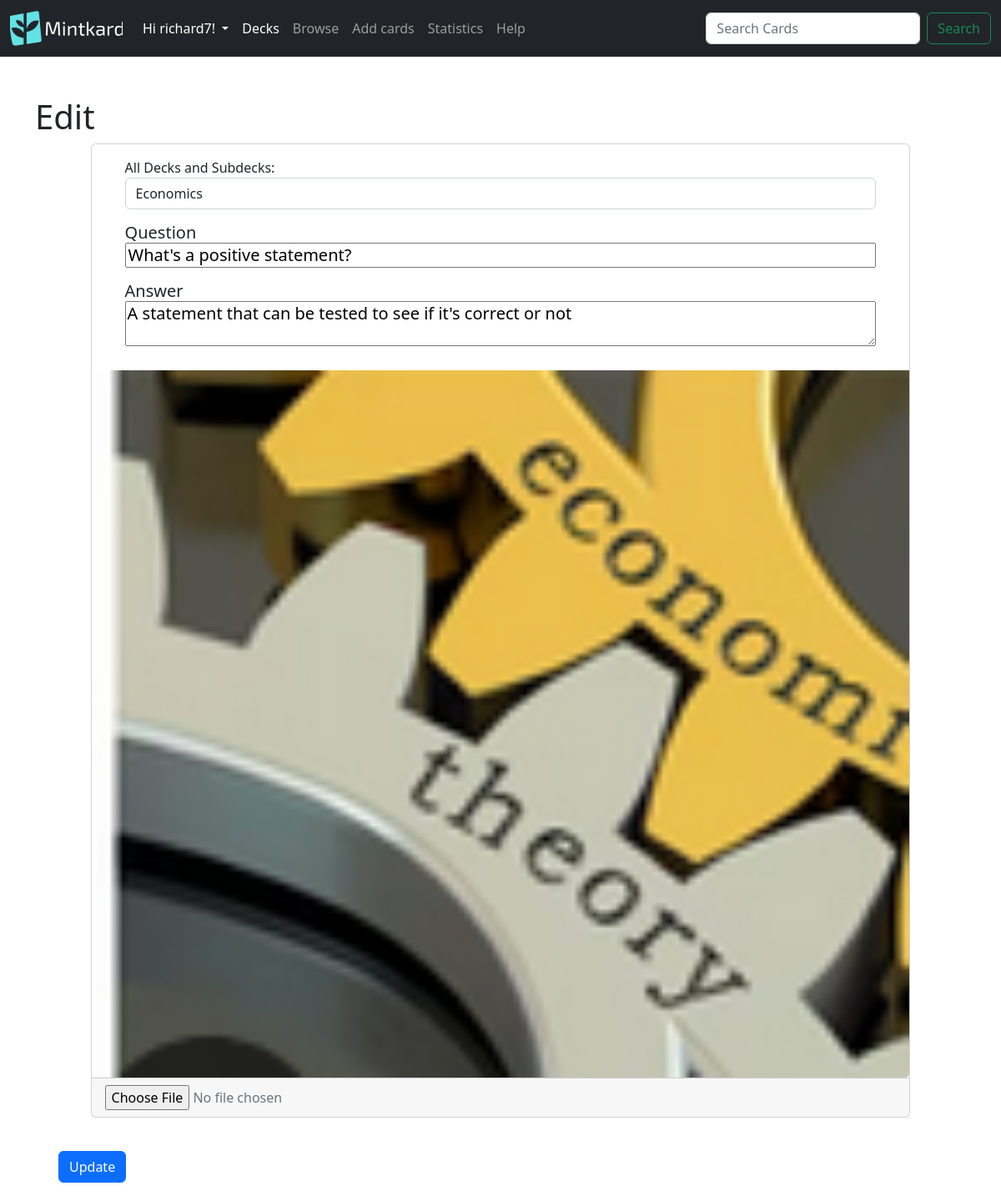
/decks/edit/23 (signed in), run on the app's committed database.
### mintkard/models.py (models this page shows, shortened)
class User(db.Model,UserMixin):
    id = db.Column(db.Integer,primary_key= True)
    username = db.Column(db.String(50), unique = True)
    email = db.Column(db.String(300),unique=True)
    password = db.Column(db.String(200))
    decks = db.relationship('Deck',backref = 'user_decks',lazy=True)#stores all the decks that the owner owns, in the parents class

class Deck(db.Model):
    id = db.Column(db.Integer, primary_key=True)
    name = db.Column(db.String(100),nullable=False)
    description = db.Column(db.String(500))
    date = db.Column(db.DateTime(timezone=True),default=func.now())
    image_hash = db.Column(db.String, nullable=True)
    parent_id = db.Column(db.Integer, db.ForeignKey('deck.id'))#This is the foreign key for the parent deck
    children_deck = db.relationship('Deck',backref=db.backref('parent', remote_side=[id]),primaryjoin='Deck.parent_id == Deck.id')#This is the relationship for the child deck, the backref is the parent deck, the primaryjoin is the foreign key for the child deck
    cards = db.relationship('Card',lazy= True,cascade='all, delete-orphan',backref='deck')#cascade will delete all the cards in the deck if its deleted, and its subdecks/child decks (orphan)
    user_id = db.Column(db.Integer, db.ForeignKey('user.id'))

class Card(db.Model):
    id = db.Column(db.Integer, primary_key=True)
    question = db.Column(db.String(200))
    answer = db.Column(db.String(400))
    last_study = db.Column(db.DateTime(timezone=True))
    is_new = db.Column(db.Boolean, default=True)
    interval = db.Column(db.Integer)
    easiness_factor = db.Column(db.Integer)
    quality = db.Column(db.Integer)
    image_hash = db.Column(db.String, nullable=True)#new
    deck_id = db.Column(db.Integer, db.ForeignKey('deck.id'))#One to many relationship with decks

### mintkard/decks.py (the view, shortened to what this page needs)
@login_required
@decks.route('/edit/<int:card_id>',methods=['GET','POST'])
def edit(card_id):
    if not user_owned_card(card_id):
        return redirect(url_for('decks.decks_route'),code=301)
    try:
        decks = [deck for deck in g.fmanager.user.decks if deck.parent_id == None]# used in the filter dropdown option
    except Exception as e:
        flash('Error locating decks: {}'.format(e),category='danger')
    try:
        current_card = Card.query.filter_by(id=card_id).first()
    except Exception as e:
        flash('Error : {}'.format(e),category='danger')
    if current_card is None:
        flash('Card id cannot be found',category='danger')
    current_card = Card.query.filter_by(id=card_id).first()
    return render_template("edit.html",card=current_card,decks=decks)

### mintkard/decks.py (called while the page is built)
@decks.before_request
@login_required
def before_request():
    try:
        g.fmanager = FlashcardManager(user=current_user.id, app=current_app)
        g.fmanagerstats = FlashcardManagerStats(user=current_user.id, app=current_app)
        g.fmanagerstats_public = FlashcardManagerPublicStats(user=None,app=current_app)#there is no user as it gets the apps average data
    except Exception as e:
        flash('Error inilizing flashcard manager: {}'.format(e),category='danger')

def user_owned_card(card_id):
    result = db.session.execute("""
        SELECT deck.user_id
        FROM card
        INNER JOIN deck deck ON card.deck_id = deck.id
        WHERE card.id = {}
    """.format(card_id))
    try:
        if result.fetchone()[0] == current_user.id:
            return True
        return False
    except Exception:
        flash('Error validating card owner',category='danger')
        redirect(url_for('decks.browse'))

### mintkard/templates/edit.html (shortened to what this page needs)
{% extends 'layout.html' %}
{% block body %}
<form method="POST" enctype="multipart/form-data">
  <h1 >Edit</h1>
  <div class="container-fluid">
    <div class="card mx-auto" style="width: 90%; height: 100%;">
      <div class="card-body mx-4">
        <div class="form-group">
          <label for="deck-filter">All Decks and Subdecks:</label>
          <select class="form-control" name="deck" required>
            {% set found_deck = decks | selectattr("id", "equalto", card.deck_id) | first %}
            {% if found_deck %}
              <option selected value="same">{{found_deck.name}}</option>
            {% else %}
              <option selected>{{card.deck_id}}</option>
            {% endif %}
          </select>
        </div>
        <h5 class="card-title my-3">
          <label for="card-question">Question</label>
          <input type="text" style="width: 100%" name="card-question" value="{{card.question}}">
        </h5>
        <h5>
        <label for="card-title">Answer</label>
          <p class="card-text">
          <textarea style="width: 100%" name="card-answer">{{card.answer}}</textarea>
          </p>
        </h5>
      </div>
      {% if card.image_hash %}
        <img src="/static/user_images/{{card.image_hash}}" class="card-img-bottom" alt="card image">
      {% endif %}
      <div class="card-footer text-muted">
        <input type="file" name="image" accept="image/*">
      </div>
    </div>
    <br>
    <input class="btn btn-primary m-3" value="Update" type="submit" ></input>
  </div>
  </form>
{% endblock %}

### mintkard/templates/layout.html (shortened to what this page needs)
<!DOCTYPE html>
<html lang="en">
<head>
    <link rel="stylesheet" href="https://cdnjs.cloudflare.com/ajax/libs/font-awesome/4.7.0/css/font-awesome.min.css">
</head>
<link href="https://cdn.jsdelivr.net/npm/bootstrap@5.2.3/dist/css/bootstrap.min.css" rel="stylesheet"
>
<body>
    <nav class="navbar navbar-expand-lg navbar-dark bg-dark">
        <div class="container-fluid">
            <a class="navbar-brand" href="/home"><img src="/static/logo.png" alt="Mintkard" width="135" height="42"></a>
            <div class="collapse navbar-collapse" id="navbarSupportedContent">
                <ul class="navbar-nav me-auto mb-2 mb-lg-0">
                    {% if current_user.is_authenticated %}
                    <li class="nav-item dropdown">
                        <a class="nav-link dropdown-toggle" href="#" id="navbarDropdown" role="button" data-bs-toggle="dropdown" aria-expanded="false" style="color:white">
                            Hi {{ current_user.username }}!
                        </a>
                    </li>
                    <li class="nav-item">
                        <a class="nav-link active" aria-current="page" href="/decks/">Decks</a>
                    </li>
                    <li class="nav-item">
                        <a class="nav-link" href="/decks/browse">Browse</a>
                    </li>
                    <li class="nav-item">
                        <a class="nav-link" href="/decks/create">Add cards</a>
                    </li>
                    <li class="nav-item">
                        <a class="nav-link" href="/decks/stats">Statistics</a>
                    </li>
                    <li class="nav-item">
                        <a class="nav-link" href="/decks/help">Help</a>
                    </li>
                    {% endif %}
                </ul>
                <form  action ="{{url_for('decks.browse')}}" class="d-flex">
                    <input class="form-control me-2" name ="search" type="search" placeholder="Search Cards" aria-label="Search">
                    <button class="btn btn-outline-success" type="submit">Search</button>
                </form>
            </div>
        </div>
    </nav>
    <div class="container mt-5">
    {% block body %}{% endblock %}
    </div>
</body>
</html>

### data on the page
User: username "richard7"
Deck: deck "Economics"
Card: card-question "What's a positive statement?", card-answer "A statement that can be tested to see if it's correct or not", image_hash (picture)
